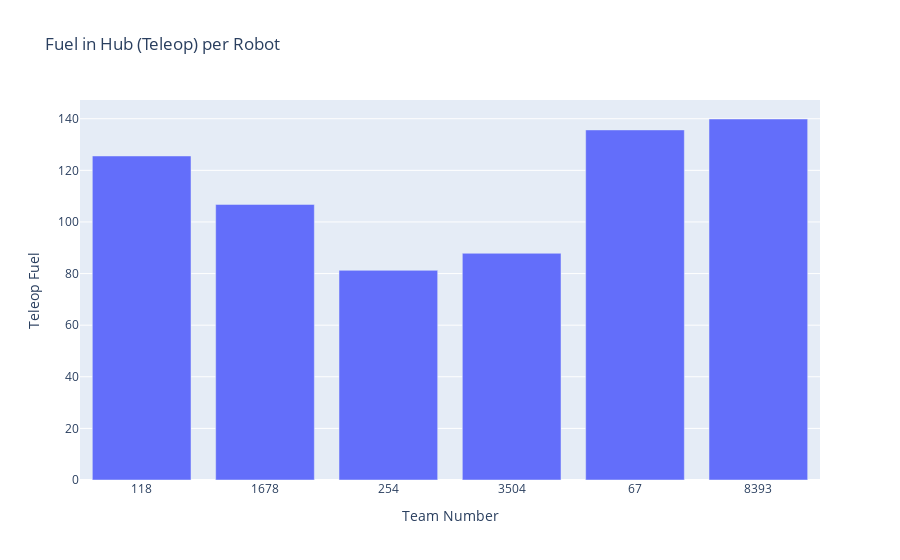

Notebook code for this chart:
### Code cell
fig = px.bar(avg_6_teams, y="Teleop Fuel", title="Fuel in Hub (Teleop) per Robot")
fig.show()

### Figure 1 — Plotly figure (JSON) as saved in the notebook; plotly's stock layout.template omitted (floating-point values rounded to 4 significant figures)
{"data": [{"hovertemplate": "Team Number=%{x}<br>Teleop Fuel=%{y}<extra></extra>", "legendgroup": "", "marker": {"color": "#636efa", "pattern": {"shape": ""}}, "name": "", "orientation": "v", "showlegend": false, "textposition": "auto", "type": "bar", "x": ["118", "1678", "254", "3504", "67", "8393"], "xaxis": "x", "y": [125.6, 106.8, 81.25, 87.86, 135.7, 139.9], "yaxis": "y"}], "layout": {"barmode": "relative", "legend": {"tracegroupgap": 0}, "title": {"text": "Fuel in Hub (Teleop) per Robot"}, "xaxis": {"anchor": "y", "domain": [0, 1], "title": {"text": "Team Number"}}, "yaxis": {"anchor": "x", "domain": [0, 1], "title": {"text": "Teleop Fuel"}}}}
